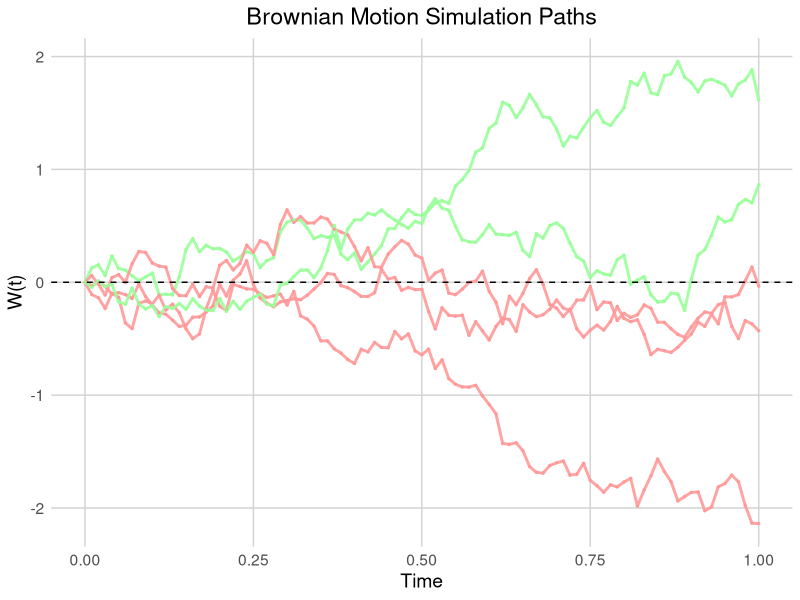

Write R code to recreate this figure.
library(ggplot2)
library(dplyr)

simulate_multiple_brownian_motions <- function(T, n, num_paths) {
  all_paths <- data.frame()  # Initialize an empty data frame to store all paths
  
  for (i in 1:num_paths) {
    increments <- rnorm(n, mean = 0, sd = sqrt(T / n)) 
    W <- cumsum(c(0, increments))  # Create the Brownian motion path by cumulative sum
    time <- seq(0, T, length.out = n + 1)  # Create a time vector
    path_data <- data.frame(time = time, W = W, path = factor(i))  # Store time, W, and path ID
    all_paths <- rbind(all_paths, path_data)  # Combine paths into a single data frame
  }
  
  return(all_paths)  # Return the complete data frame of paths
}

T <- 1.0  
n <- 100  
num_paths <- 5  

# Simulate multiple Brownian motion paths
brownian_data <- simulate_multiple_brownian_motions(T, n, num_paths)

# Assign colors based on the final value of each path
colors <- sapply(1:num_paths, function(i) {
  final_value <- brownian_data %>%
    filter(path == i) %>%
    summarize(final_W = last(W)) %>%
    pull(final_W)  # Get the last value of the path
  
  # Choose color based on whether the final value is positive (green)
  # or negative (red)
  if (final_value > 0) {
    return(rgb(0.6, 1, 0.6, alpha = 0.9))
  } else {
    return(rgb(1, 0.6, 0.6, alpha = 0.9))
  }
})

# Plot the Brownian motion paths with conditional colors
ggplot(brownian_data, aes(x = time, y = W, color = path)) +
  geom_line(size = 1) +
  geom_point(size = 0.5) +
  scale_color_manual(values = colors) +
  theme_minimal() +
  labs(title = "Brownian Motion Simulation Paths", x = "Time", y = "W(t)") +
  theme(text = element_text(size = 14),
        plot.title = element_text(hjust = 0.5),
        panel.grid.major = element_line(color = "lightgrey"),
        panel.grid.minor = element_blank(),
        legend.position = "none") +
  geom_hline(yintercept = 0, linetype = "dashed", color = "black", size = 0.5)
